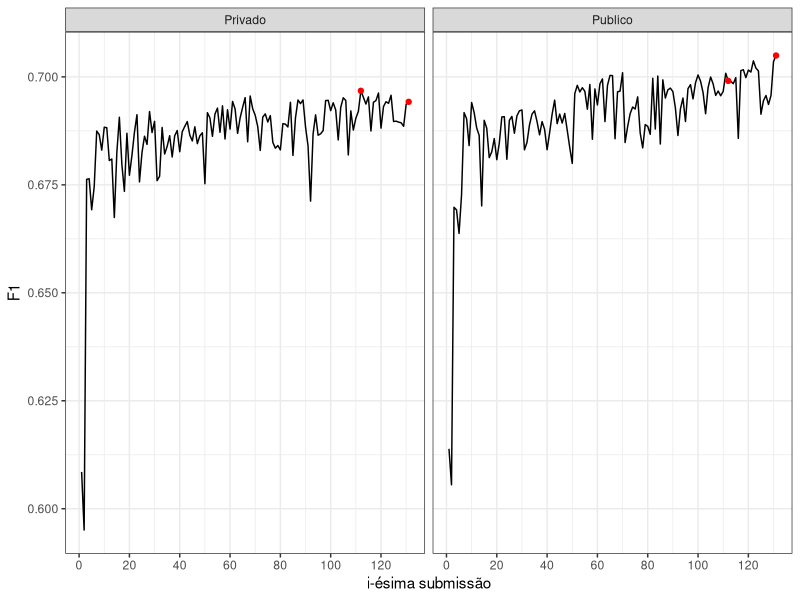

R code for this plot:
library(ggplot2)
library(dplyr)
library(tidyr)

results <- tibble(
  publ = c(0.61387, 0.60554, 0.66981, 0.66919, 0.66375, 0.67273, 0.69172, 0.69031, 0.68409, 0.69406, 0.69174, 0.68820, 0.68644, 0.67012, 0.68994, 0.68813, 0.68130, 0.68264, 0.68572, 0.68083, 0.68470, 0.69072, 0.69078, 0.68092, 0.68994, 0.69085, 0.68695, 0.69097, 0.69214, 0.69234, 0.68311, 0.68481, 0.68887, 0.69138, 0.69214, 0.68965, 0.68658, 0.68965, 0.68786, 0.68313, 0.68708, 0.69138, 0.69461, 0.68917, 0.69138, 0.68931, 0.69153, 0.68765, 0.68365, 0.67997, 0.69611, 0.69805, 0.69651, 0.69749, 0.69668, 0.69251, 0.69824, 0.68556, 0.69721, 0.69351, 0.69839, 0.69953, 0.68965, 0.69805, 0.70034, 0.70029, 0.68568, 0.69655, 0.69670, 0.70096, 0.68480, 0.68843, 0.69146, 0.69302, 0.69256, 0.69537, 0.68703, 0.68355, 0.68895, 0.68855, 0.68670, 0.69967, 0.68793, 0.70019, 0.68446, 0.69931, 0.69510, 0.69700, 0.69740, 0.69658, 0.69279, 0.68643, 0.69260, 0.69510, 0.68967, 0.69727, 0.69820, 0.69490, 0.69866, 0.70044, 0.69900, 0.69634, 0.69147, 0.69754, 0.69997, 0.69836, 0.69571, 0.69672, 0.69563, 0.69665, 0.70084, 0.69908, 0.69898, 0.69843, 0.69983, 0.68577, 0.70144, 0.70166, 0.69983, 0.70158, 0.70112, 0.70371, 0.70203, 0.70138, 0.69136, 0.69449, 0.69569, 0.69362, 0.69569, 0.70357, 0.70495),
  priv = c(0.60852, 0.59507, 0.67628, 0.67641, 0.66923, 0.67453, 0.68745, 0.68663, 0.68303, 0.68834, 0.68823, 0.68063, 0.68098, 0.66743, 0.68248, 0.69065, 0.67974, 0.67349, 0.68694, 0.67722, 0.68181, 0.68719, 0.69124, 0.67569, 0.68248, 0.68626, 0.68436, 0.69197, 0.68711, 0.68970, 0.67596, 0.67700, 0.68829, 0.68213, 0.68390, 0.68638, 0.68145, 0.68638, 0.68758, 0.68267, 0.68730, 0.68853, 0.68965, 0.68652, 0.68517, 0.68844, 0.68454, 0.68636, 0.68706, 0.67526, 0.69171, 0.69049, 0.68623, 0.69139, 0.69277, 0.68717, 0.69329, 0.68562, 0.69239, 0.68791, 0.69431, 0.69258, 0.68692, 0.69049, 0.69295, 0.69519, 0.68498, 0.69557, 0.69262, 0.69111, 0.68851, 0.68297, 0.69068, 0.69143, 0.68955, 0.69103, 0.68485, 0.68349, 0.68411, 0.68309, 0.68917, 0.68905, 0.68840, 0.69411, 0.68181, 0.69049, 0.69465, 0.69381, 0.69466, 0.68842, 0.68404, 0.67123, 0.68676, 0.69121, 0.68649, 0.68682, 0.68756, 0.69452, 0.69457, 0.69219, 0.69400, 0.69234, 0.68540, 0.69296, 0.69516, 0.69454, 0.68193, 0.69212, 0.68769, 0.69042, 0.69201, 0.69678, 0.69528, 0.69371, 0.69537, 0.68748, 0.69412, 0.69453, 0.69627, 0.68814, 0.69314, 0.69425, 0.69388, 0.69575, 0.68967, 0.68975, 0.68952, 0.68938, 0.68856, 0.69366, 0.69423)
) %>% 
  mutate(id = 1:nrow(.))

max_publ <- results %>% .[.$publ ==max(.$publ), ] %>% 
  gather(key, value, -id)%>% 
  mutate(key = ifelse(key=='publ', 'Publico', 'Privado'))

max_priv <- results %>% .[.$priv ==max(.$priv), ] %>% 
  gather(key, value, -id)%>% 
  mutate(key = ifelse(key=='publ', 'Publico', 'Privado'))

results %>% 
  gather(key, value, -id) %>% 
  mutate(key = ifelse(key=='publ', 'Publico', 'Privado')) %>% 
  ggplot(aes(x=id, y=value))+
  geom_line()+
  geom_point(data=max_priv, color='red')+
  geom_point(data=max_publ, color='red')+
  theme_bw()+
  theme(legend.position = 'bottom')+
  facet_wrap(~key)+
  labs(y='F1', x='i-ésima submissão')+
  scale_x_continuous(breaks = seq(0, 200, 20))

